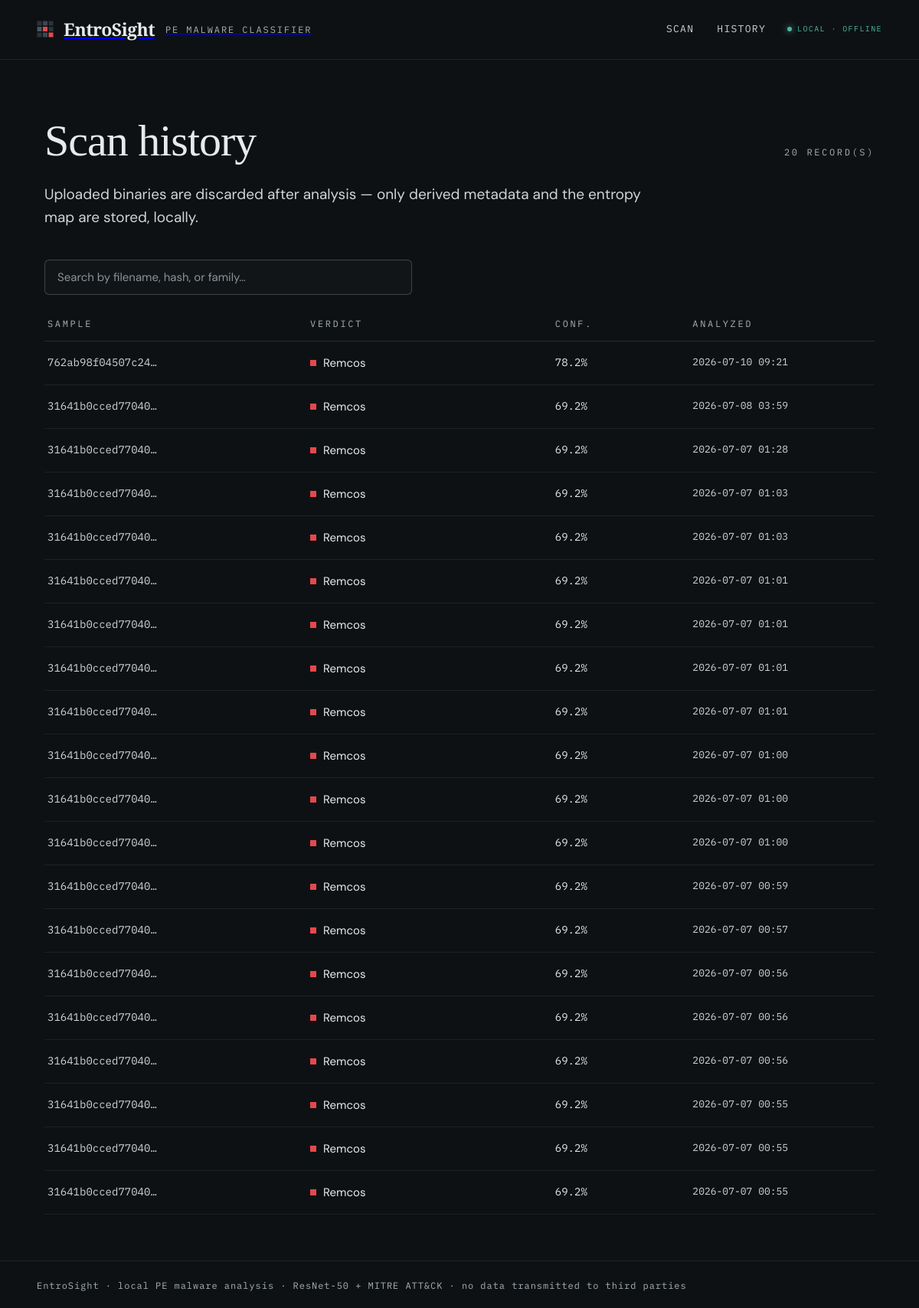
Before: /history with the older database file.
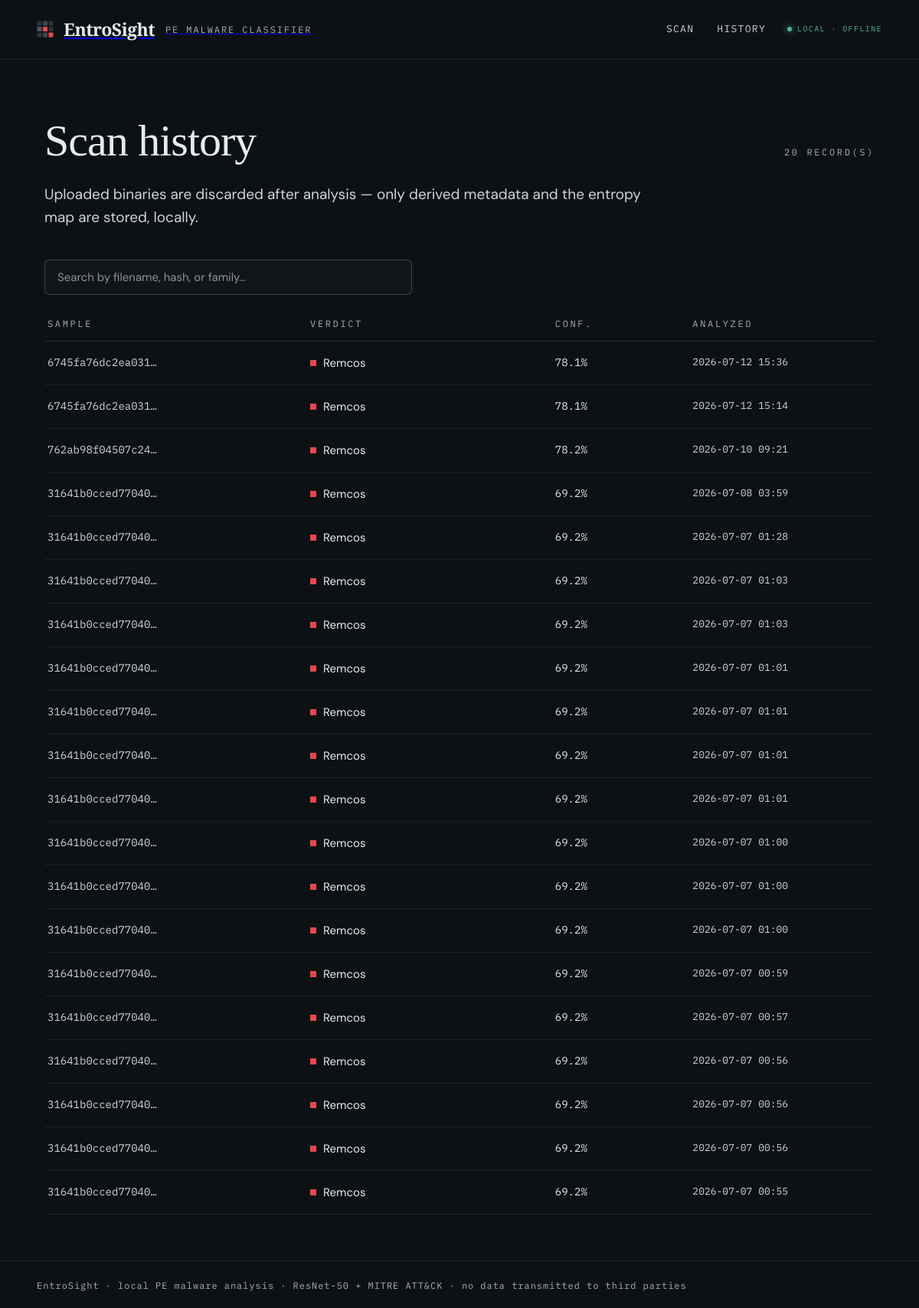
After: the same page with the newer database file.
### tables this page shows
CREATE TABLE scan_results (
    id INTEGER PRIMARY KEY AUTOINCREMENT,
    sha256 TEXT NOT NULL,
    filename TEXT NOT NULL,
    predicted_label TEXT NOT NULL,
    confidence REAL NOT NULL,
    explanation TEXT NOT NULL,
    heatmap_path TEXT NOT NULL,
    timestamp DATETIME DEFAULT CURRENT_TIMESTAMP,
    total_time_ms REAL NOT NULL
);

### app/main.py (the view)
@app.get("/history", response_class=HTMLResponse)
async def history_page(request: Request):
    db: ScanHistoryDB = request.app.state.components.db
    recent_scans = await db.list_recent(limit=20)
    return templates.TemplateResponse(
        request, "history.html", {"isHistory": True, "scans": recent_scans}
    )

### app/templates/history.html (shortened to what this page needs)
{% extends "base.html" %}
{% block content %}
<section aria-labelledby="history-heading">
  <div class="history-head">
    <h1 id="history-heading" class="history-title">Scan history</h1>
    <span class="eyebrow">{{ scans | length }} record(s)</span>
  </div>
  <p class="lead">
    Uploaded binaries are discarded after analysis — only derived metadata and
    the entropy map are stored, locally.
  </p>
  <div class="history-search">
    <input
      type="search"
      id="history-search-input"
      name="q"
      class="history-search__input"
      placeholder="Search by filename, hash, or family…"
      aria-label="Search scan history by filename, SHA-256 hash, or predicted label"
      hx-get="/api/history/search"
      hx-trigger="input changed delay:300ms, search"
      hx-target="#history-results"
      hx-swap="innerHTML"
    />
  </div>
  <div id="history-results">
    {% include "partials/history_rows.html" %}
  </div>
</section>
{% endblock %}

### app/templates/partials/history_rows.html
{% if scans %}
<div role="table" aria-label="Recent scans">
  <div class="history-table__head" role="row">
    <span class="eyebrow" role="columnheader">Sample</span>
    <span class="eyebrow" role="columnheader">Verdict</span>
    <span class="eyebrow" role="columnheader">Conf.</span>
    <span class="eyebrow" role="columnheader">Analyzed</span>
  </div>
  {% for scan in scans %}
  {% set is_benign = (scan.predicted_label | lower) == "benign" %}
  <a
    class="history-row"
    href="/scan/{{ scan.scan_id if scan.scan_id is defined else scan.id }}"
    role="row"
    aria-label="Scan of {{ scan.filename }} — {{ scan.predicted_label }}, {{ (scan.confidence * 100) | round(1) }}% confidence"
  >
    <span class="history-hash" role="cell">{{ (scan.sha256 or "")[:16] }}…</span>
    <span class="history-verdict" role="cell">
      <span
        class="history-verdict__dot"
        style="background: {% if is_benign %}var(--success){% else %}var(--accent){% endif %}"
        aria-hidden="true"
      ></span>
      <span class="history-verdict__label">{{ scan.predicted_label }}</span>
    </span>
    <span class="history-conf" role="cell">{{ (scan.confidence * 100) | round(1) }}%</span>
    <span class="history-time" role="cell">
      {{ scan.timestamp.strftime("%Y-%m-%d %H:%M") if scan.timestamp else "—" }}
    </span>
  </a>
  {% endfor %}
</div>
{% else %}
<div class="history-empty">
  <p class="history-empty__msg">No scans found.</p>
  <a href="/" class="btn btn--primary" aria-label="Analyze a file">Analyze a file</a>
</div>
{% endif %}

Changed rows visible on the page:
no longer on this page (row unchanged): scan_results: sha256 "31641b0cced77040", predicted_label "Remcos", (scan.confidence*100)|round(1) "69.2", timestamp "2026-07-07 00:55"
no longer on this page (row unchanged): scan_results: sha256 "31641b0cced77040", predicted_label "Remcos", (scan.confidence*100)|round(1) "69.2", timestamp "2026-07-07 00:55"
added scan_results: sha256 "6745fa76dc2ea031", predicted_label "Remcos", (scan.confidence*100)|round(1) "78.1", timestamp "2026-07-12 15:36"
added scan_results: sha256 "6745fa76dc2ea031", predicted_label "Remcos", (scan.confidence*100)|round(1) "78.1", timestamp "2026-07-12 15:14"
